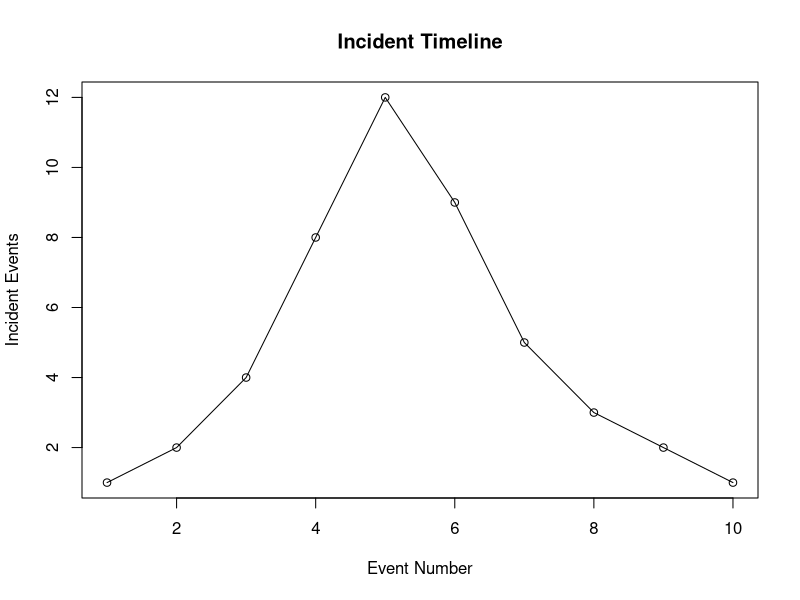

R code for this plot:
IncidentEvents <- c(1, 2, 4, 8, 12, 9, 5, 3, 2, 1)

plot(
  IncidentEvents,
  type = "o",
  main = "Incident Timeline",
  xlab = "Event Number",
  ylab = "Incident Events"
)
